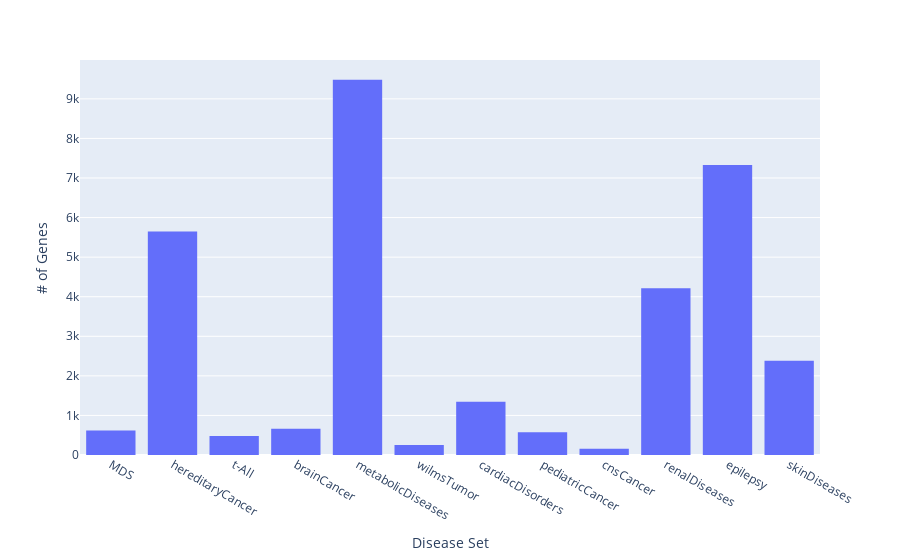

The notebook cell saved with this chart:
### Code cell
fig = px.histogram(df,x='disease_labels',y='gene_lengths')

fig.update_layout(xaxis_title='Disease Set',yaxis_title='# of Genes')

fig.show()

### Figure 1 — Plotly figure (JSON) as saved in the notebook; plotly's stock layout.template omitted (floating-point values rounded to 4 significant figures)
{"data": [{"alignmentgroup": "True", "bingroup": "x", "histfunc": "sum", "hovertemplate": "disease_labels=%{x}<br>sum of gene_lengths=%{y}<extra></extra>", "legendgroup": "", "marker": {"color": "#636efa", "pattern": {"shape": ""}}, "name": "", "offsetgroup": "", "orientation": "v", "showlegend": false, "type": "histogram", "x": ["MDS", "hereditaryCancer", "t-All", "brainCancer", "metabolicDiseases", "wilmsTumor", "cardiacDisorders", "pediatricCancer", "cnsCancer", "renalDiseases", "epilepsy", "skinDiseases"], "xaxis": "x", "y": [619, 5650, 478, 663, 9483, 252, 1346, 578, 160, 4214, 7328, 2383], "yaxis": "y"}], "layout": {"barmode": "relative", "legend": {"tracegroupgap": 0}, "margin": {"t": 60}, "xaxis": {"anchor": "y", "domain": [0, 1], "title": {"text": "Disease Set"}}, "yaxis": {"anchor": "x", "domain": [0, 1], "title": {"text": "# of Genes"}}}}
